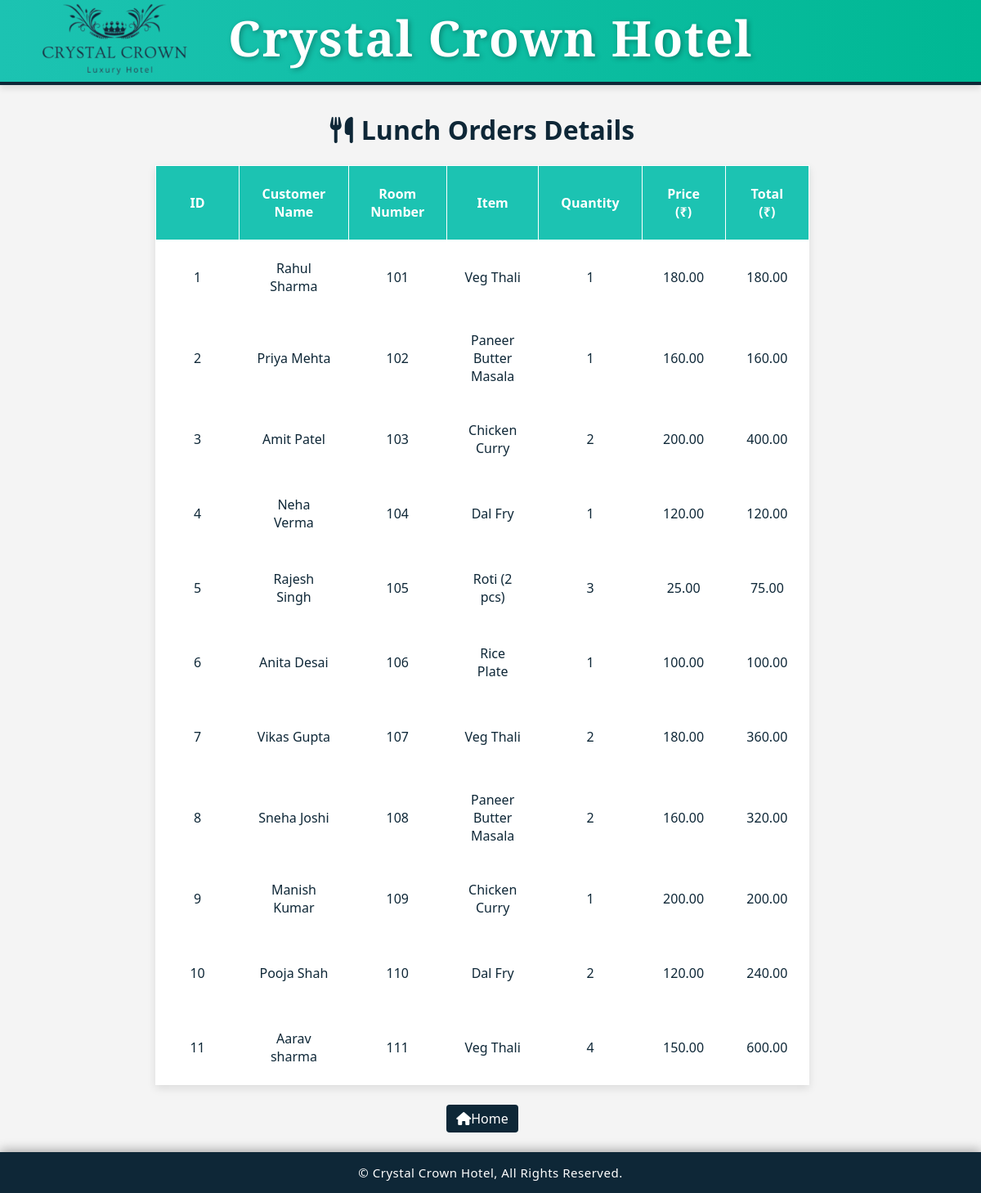
Before: /project/admin/lunch_master.php with the older database file.
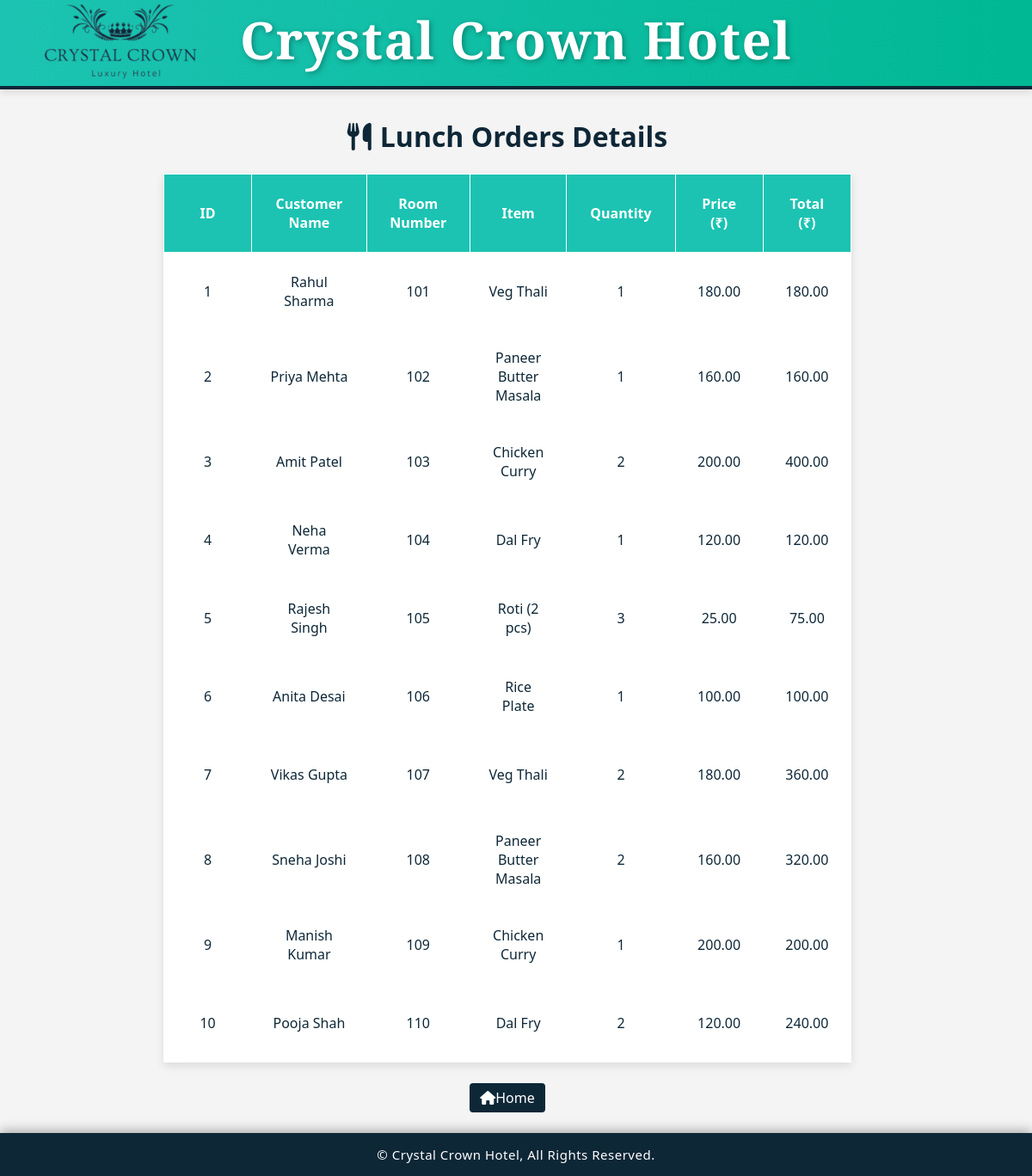
After: the same page with the newer database file.
### tables this page shows
CREATE TABLE `lunch_orders` (
  `id` int(11) NOT NULL,
  `customer_name` varchar(100) DEFAULT NULL,
  `room_number` varchar(20) DEFAULT NULL,
  `item` varchar(100) DEFAULT NULL,
  `quantity` int(11) DEFAULT NULL,
  `price` decimal(10,2) DEFAULT NULL,
  `total` decimal(10,2) DEFAULT NULL,
  `order_time` timestamp NOT NULL DEFAULT current_timestamp()
);

### project/admin/lunch_master.php (the view, shortened to what this page needs)
<?php
include ("header.php");
$conn = mysqli_connect("localhost", "root", "", "crystal_crown_hotel");
$result = mysqli_query($conn, "SELECT * FROM lunch_orders");
?>
<!DOCTYPE html>
<html lang="en">
<head>
    <link rel="stylesheet" href="https://cdnjs.cloudflare.com/ajax/libs/font-awesome/6.5.0/css/all.min.css">
    <link rel="stylesheet" href="design.css" />
</head>
<body>
<link rel="stylesheet" href="https://cdnjs.cloudflare.com/ajax/libs/font-awesome/6.4.0/css/all.min.css"/>
<center><h1>
  <br><br><i class="fas fa-utensils" style="margin-right: 10px;"></i>Lunch Orders Details
</h1></center>
    <table>
        <tr>
            <th>ID</th>
            <th>Customer Name</th>
            <th>Room Number</th>
            <th>Item</th>
            <th>Quantity</th>
            <th>Price (₹)</th>
            <th>Total (₹)</th>
        </tr>
        <?php
        if (mysqli_num_rows($result) > 0) {
            while ($row = mysqli_fetch_assoc($result)) {
                echo "<tr>
                    <td>{$row['id']}</td>
                    <td>{$row['customer_name']}</td>
                    <td>{$row['room_number']}</td>
                    <td>{$row['item']}</td>
                    <td>{$row['quantity']}</td>
                    <td>{$row['price']}</td>
                    <td>{$row['total']}</td>
                </tr>";
            }
        } else {
            echo "<tr><td colspan='7'>No Lunch orders found.</td></tr>";
        }
        ?>
    </table>
</body>
<?php include("footer.php"); ?>
<section class='btn'>
                   <a href='index.php'><i class='fas fa-home'></i>Home</a>
                   </section>
</html>

Changed rows visible on the page:
removed lunch_orders: id "11", customer_name "Aarav sharma", room_number "111", item "Veg Thali", quantity "4", price "150.00", total "600.00"
